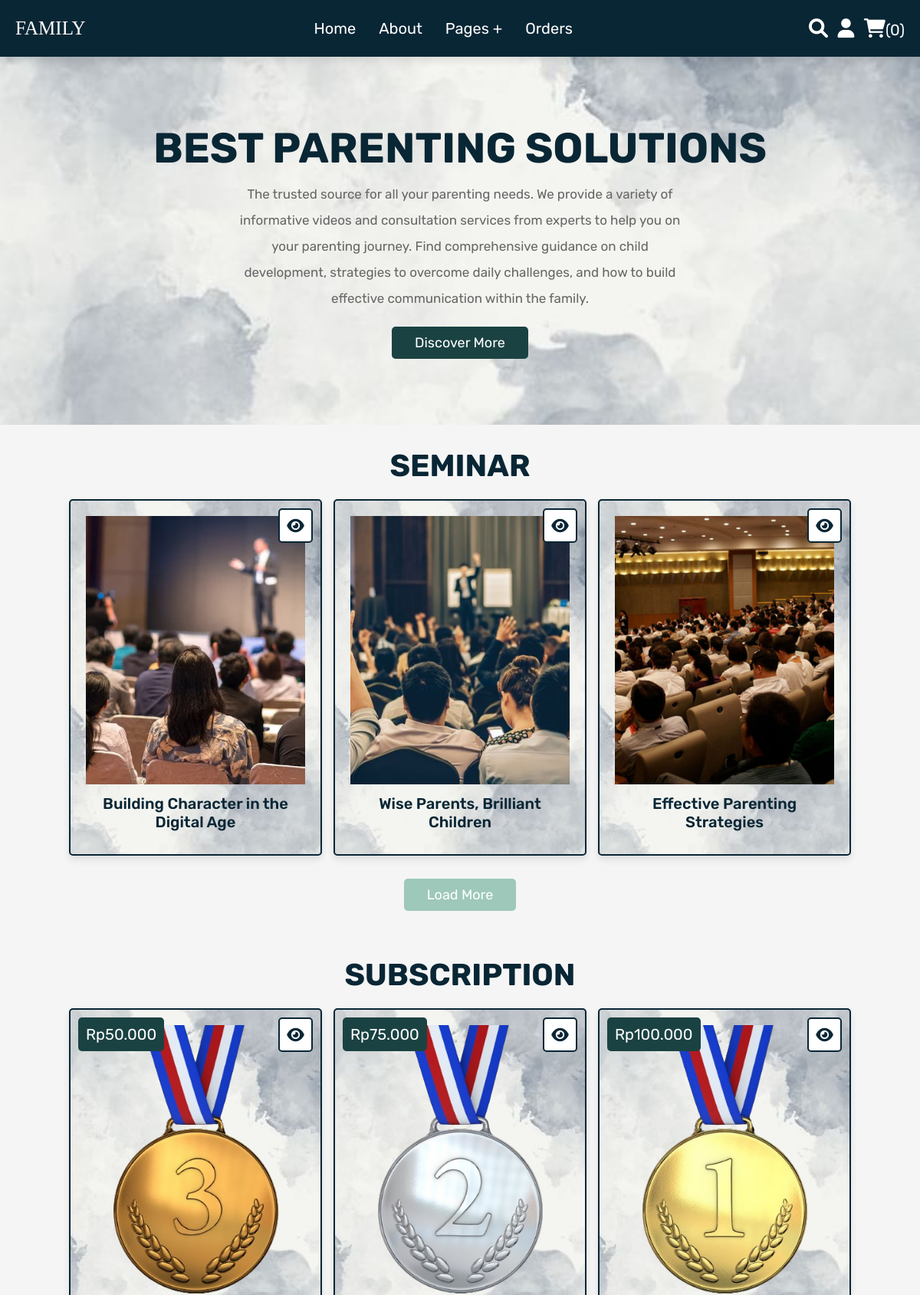
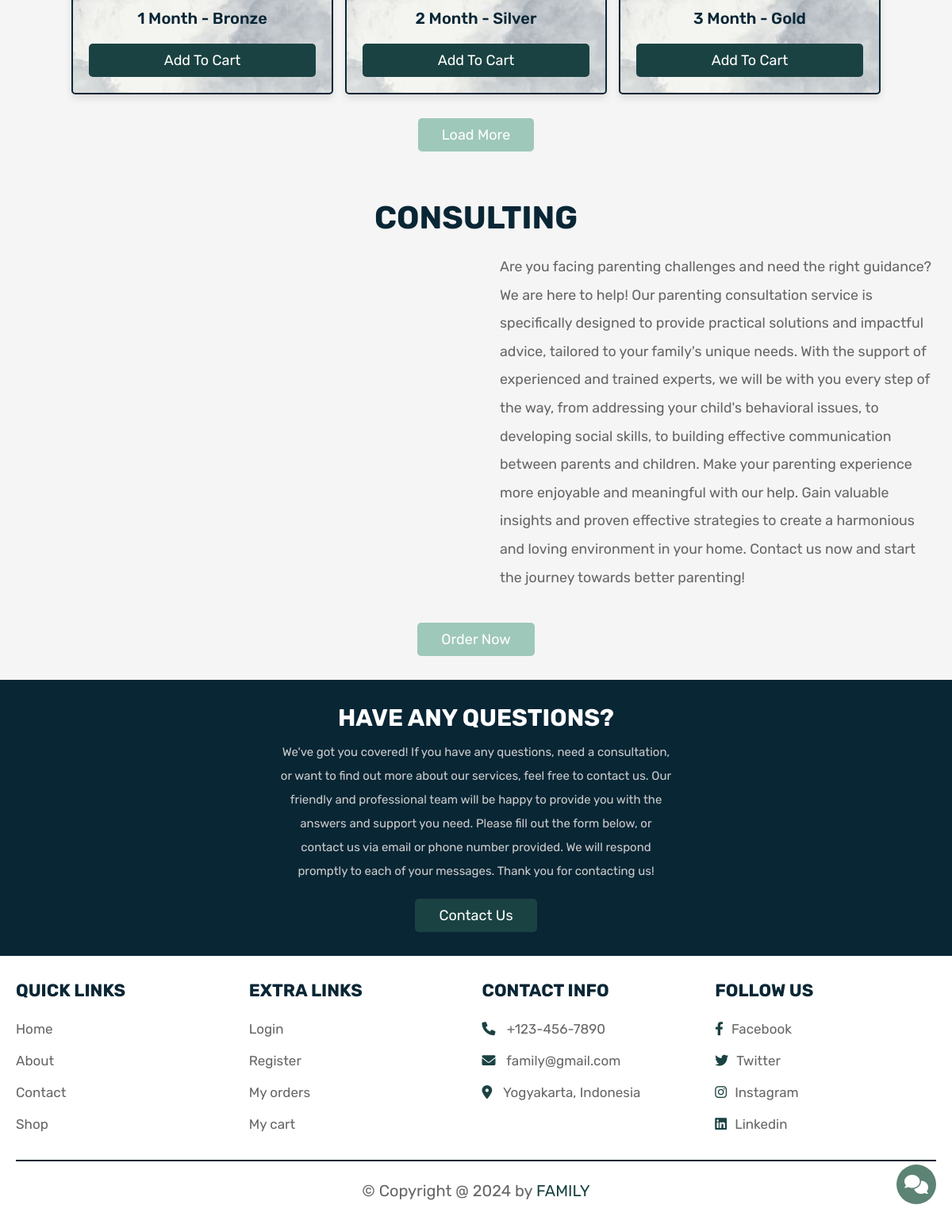
The app's page /home.php with its own data (2 pictures, top to bottom).
### tables this page shows
CREATE TABLE `seminar` (
  `id` int(11) NOT NULL,
  `name` varchar(100) NOT NULL,
  `location` varchar(255) NOT NULL,
  `time` varchar(255) NOT NULL,
  `price` varchar(255) NOT NULL,
  `contact` varchar(255) NOT NULL,
  `details` varchar(500) NOT NULL,
  `image` varchar(100) NOT NULL
);

CREATE TABLE `products` (
  `id` int(11) NOT NULL,
  `name` varchar(100) NOT NULL,
  `details` varchar(500) NOT NULL,
  `price` int(11) NOT NULL,
  `image` varchar(100) NOT NULL,
  `expired_day` int(11) DEFAULT 0
);

### home.php (the view, shortened to what this page needs)
<!DOCTYPE html>
<html lang="en">
<head>
   <link rel="stylesheet" href="https://cdnjs.cloudflare.com/ajax/libs/font-awesome/6.0.0/css/all.min.css">
   <link rel="stylesheet" href="css/style.css">
</head>
<body>
<?php @include 'header.php'; ?>
<section class="home">
   <div class="content">
      <h3>Best Parenting Solutions</h3>
      <p>The trusted source for all your parenting needs. We provide a variety of informative videos and consultation services from experts to help you on your parenting journey. Find comprehensive guidance on child development, strategies to overcome daily challenges, and how to build effective communication within the family.</p>
      <a href="about.php" class="btn">discover more</a>
   </div>
</section>
<section class="products">
   <h1 class="title">Seminar</h1>
   <div class="box-container">
      <?php
         $select_products = mysqli_query($conn, "SELECT * FROM seminar LIMIT 3") or die('query failed');
         if (mysqli_num_rows($select_products) > 0) {
            while ($fetch_products = mysqli_fetch_assoc($select_products)) {
      ?>
      <form action="" method="POST" class="box">
         <a href="view_page.php?pid=<?php echo $fetch_products['id']; ?>" class="fas fa-eye"></a>
         <img src="uploaded_img/<?php echo $fetch_products['image']; ?>" alt="" class="image">
         <div class="name" style="font-weight: 550;"><?php echo $fetch_products['name']; ?></div>
      </form>
      <?php
         }
      } else {
         echo '<p class="empty">No products added yet!</p>';
      }
      ?>
   </div>
   <div class="more-btn">
      <a href="seminar.php" class="option-btn">load more</a>
   </div>
</section>
<section class="products">
   <h1 class="title">subscription</h1>
   <div class="box-container">
      <?php
         $select_products = mysqli_query($conn, "SELECT * FROM `products` LIMIT 3") or die('query failed');
         if(mysqli_num_rows($select_products) > 0){
            while($fetch_products = mysqli_fetch_assoc($select_products)){
      ?>
      <form action="" method="POST" class="box">
         <a href="view_page.php?pid=<?php echo $fetch_products['id']; ?>" class="fas fa-eye"></a>
         <div class="price">Rp<?php echo number_format($fetch_products['price'], 0, ',', '.'); ?></div>
         <img src="uploaded_img/<?php echo $fetch_products['image']; ?>" alt="" class="image">
         <div class="name" style="font-weight: 550;"><?php echo $fetch_products['name']; ?></div>
         <input type="submit" value="add to cart" name="add_to_cart" class="btn">
      </form>
      <?php
            }
         }else{
            echo '<p class="empty">No products added yet!</p>';
         }
      ?>
   </div>
   <div class="more-btn">
      <a href="shop.php" class="option-btn">load more</a>
   </div>
</section>
<section class="products">
   <h1 class="title">consulting</h1>
   <div class="box-containers row-admin">
   <div class="col-6-admin">
     </div>
      <div class="col-6-admin" style="padding-left: 30px;">
     <p style="margin-top: auto; margin-bottom: auto; color: var(--light-color); line-height: 2; font-size: 17.8px;">Are you facing parenting challenges and need the right guidance? We are here to help! Our parenting consultation service is specifically designed to provide practical solutions and impactful advice, tailored to your family's unique needs. With the support of experienced and trained experts, we will be with you every step of the way, from addressing your child's behavioral issues, to developing social skills, to building effective communication between parents and children. Make your parenting experience more enjoyable and meaningful with our help. Gain valuable insights and proven effective strategies to create a harmonious and loving environment in your home. Contact us now and start the journey towards better parenting!</p>
     </div>
   </div>
   <div class="more-btn">
      <a href="konsultasi.php" class="option-btn">order now</a>
   </div>
</section>
<section class="home-contact">
   <div class="content">
      <h3>have any questions?</h3>
      <p>We've got you covered! If you have any questions, need a consultation, or want to find out more about our services, feel free to contact us. Our friendly and professional team will be happy to provide you with the answers and support you need. Please fill out the form below, or contact us via email or phone number provided. We will respond promptly to each of your messages. Thank you for contacting us!</p>
      <a href="contact.php" class="btn">contact us</a>
   </div>
</section>
<?php @include 'footer.php'; ?>
<?php @include 'message.php'; ?>
</body>
</html>

### header.php (shortened to what this page needs)
<?php
@include 'config.php';
if (!isset($_SESSION['user_id'])) {
    $user_id = null;
} else {
    $user_id = $_SESSION['user_id'];
}
?>
<link rel="stylesheet" href="css/style.css">
<header class="header">
    <div class="flex">
        <a href="home.php" class="logo">FAMILY</a>
        <nav class="navbar">
            <ul>
                <li><a href="home.php">Home</a></li>
                <li><a href="about.php">About</a></li>
                <li><a href="#">Pages +</a>
                </li>
                <li><a href="orders.php">Orders</a></li>
            </ul>
        </nav>
        <div class="icons">
            <a href="search_page.php" class="fas fa-search"></a>
            <div id="user-btn" class="fas fa-user"></div>
            <?php
            if ($user_id) {
                $select_cart_count = mysqli_query($conn, "SELECT * FROM `cart` WHERE user_id = '$user_id'") or die('Query failed');
                $cart_num_rows = mysqli_num_rows($select_cart_count);
            ?>
            <a href="cart.php"><i class="fas fa-shopping-cart"></i><span>(<?php echo $cart_num_rows; ?>)</span></a>
            <?php
            } else {
                echo '<a href="login.php"><i class="fas fa-shopping-cart"></i><span>(0)</span></a>';
            }
            ?>
        </div>
    </div>
</header>

### footer.php
<section class="footer">
    <div class="box-container">
        <div class="box" style="box-shadow: none;">
            <h3>quick links</h3>
            <a href="home.php">Home</a>
            <a href="about.php">About</a>
            <a href="contact.php">Contact</a>
            <a href="shop.php">Shop</a>
        </div>
        <div class="box" style="box-shadow: none;">
            <h3>extra links</h3>
            <a href="login.php">Login</a>
            <a href="register.php">Register</a>
            <a href="orders.php">My orders</a>
            <a href="cart.php">My cart</a>
        </div>
        <div class="box" style="box-shadow: none;">
            <h3>contact info</h3>
            <p> <i class="fas fa-phone"></i> +123-456-7890 </p>
            <p> <i class="fas fa-envelope"></i> family@gmail.com </p>
            <p> <i class="fas fa-map-marker-alt"></i> Yogyakarta, Indonesia </p>
        </div>
        <div class="box" style="box-shadow: none;">
            <h3>follow us</h3>
            <a href="#"><i class="fab fa-facebook-f"></i>Facebook</a>
            <a href="#"><i class="fab fa-twitter"></i>Twitter</a>
            <a href="#"><i class="fab fa-instagram"></i>Instagram</a>
            <a href="#"><i class="fab fa-linkedin"></i>Linkedin</a>
        </div>
    </div>
    <div class="credit">&copy; Copyright @ <?php echo date('Y'); ?> by <span>FAMILY</span> </div>
</section>

### message.php (shortened to what this page needs)
<!DOCTYPE html>
<html lang="en">
<head>
   <link rel="stylesheet" href="https://cdnjs.cloudflare.com/ajax/libs/font-awesome/6.0.0/css/all.min.css">
   <link rel="stylesheet" href="css/style.css">
</head>
<body>
<div id="chat-button">
   <i class="fas fa-comments"></i>
</div>
</body>
</html>

### message.php (style rules this page uses)
#chat-button { position: fixed; bottom: 25px; right: 20px; background-color: #5C8374; color: white; border-radius: 50%; width: 50px; height: 50px; display: flex; align-items: center; justify-content: center; font-size: 24px; cursor: pointer; z-index: 1000; }

### records on screen
seminar: image (picture), name "Building Character in the Digital Age"
seminar: image (picture), name "Wise Parents, Brilliant Children"
seminar: image (picture), name "Effective Parenting Strategies"
products: price "50.000", image (picture), name "1 Month - Bronze"
products: price "75.000", image (picture), name "2 Month - Silver"
products: price "100.000", image (picture), name "3 Month - Gold"
